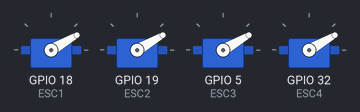
Recording of a sketch running on a simulated ESP32. On the bench: 4 × servo. What the sketch prints to the serial monitor is not drawn.

Above: at 5.1 s.
At 6.1 s:
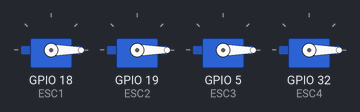
Timing chart, 0 to 7.6 s (numbered marks = the images above):
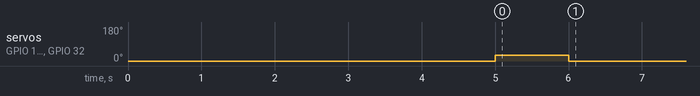

Measured:
- by itself, servo on GPIO 18 (ESC1), servo on GPIO 19 (ESC2), servo on GPIO 5 (ESC3), servo on GPIO 32 (ESC4): 0° → 30° at 5.0 s, → 0° 1.0 s later

The sketch:

controlBrushless4Motor.ino
```cpp
#include <ESP32Servo.h>


Servo ESC1;
Servo ESC2;
Servo ESC3;
Servo ESC4;


void setup() {

  Serial.begin(115200);
  while(!Serial){}
 Serial.println(0);
 ESC1.attach(18, 1000, 2000);  // (pin, min pulse width, max pulse width in microseconds)
 ESC2.attach(19, 1000, 2000);  // (pin, min pulse width, max pulse width in microseconds)
 ESC3.attach(5, 1000, 2000);  // (pin, min pulse width, max pulse width in microseconds)
 ESC4.attach(32, 1000, 2000);  // (pin, min pulse width, max pulse width in microseconds)
  ESC1.write(0);
  ESC2.write(0);
  ESC3.write(0);
  ESC4.write(0);
  delay(5000);
  ESC1.write(30);
  ESC2.write(30);
  ESC3.write(30);
  ESC4.write(30);
  delay(1000);
  ESC1.write(0);
  ESC2.write(0);
  ESC3.write(0);
  ESC4.write(0);


  //ttach the ESC on pin 9
  //motor.attach(18, 0, 70);
  //ESC.attach(9,1000,2000); // (pin, min pulse width, max pulse width in microseconds)


}

void loop() {
  // put your main code here, to run repeatedly:

}
```
